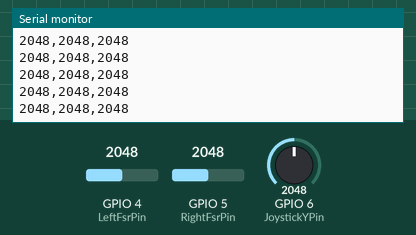
Bench run of a sketch on a simulated ESP32. Parts: the last lines printed to the serial monitor. The inputs (shaded band) are chosen by the test bench; at power-on: GPIO 4 (LeftFsrPin) = 2048, GPIO 5 (RightFsrPin) = 2048, GPIO 6 (JoystickYPin) = 2048 (analog values on the 0–4095 scale).

Above: at 1.2 s.
1.3 s: GPIO 4 (LeftFsrPin) set to 2866
At 1.4 s:
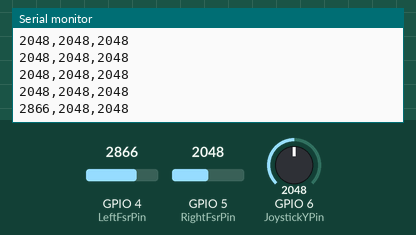
2.8 s: GPIO 5 (RightFsrPin) set to 2866
At 2.8 s:
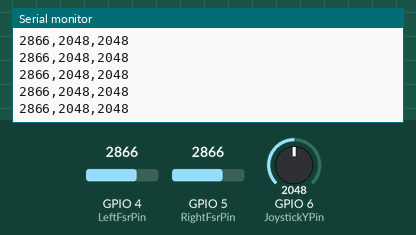
4.3 s: GPIO 6 (JoystickYPin) set to 2866
At 4.34 s:
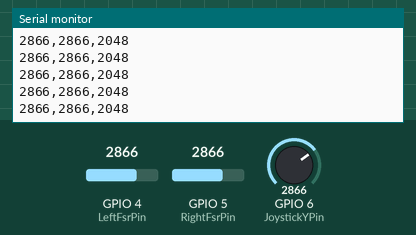
5.8 s: GPIO 4 (LeftFsrPin) set to 3603
At 5.81 s:
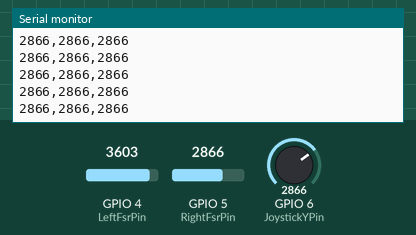
7.3 s: GPIO 5 (RightFsrPin) set to 3603
At 7.35 s:
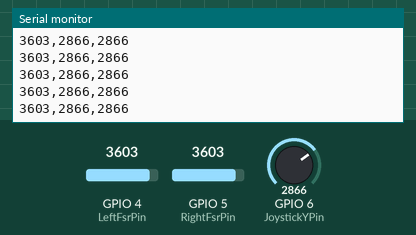
8.8 s: GPIO 6 (JoystickYPin) set to 3603
At 8.83 s:
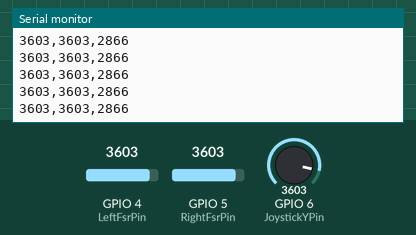
Timing chart, 0 to 11.3 s (numbered marks = the images above; inputs shaded):
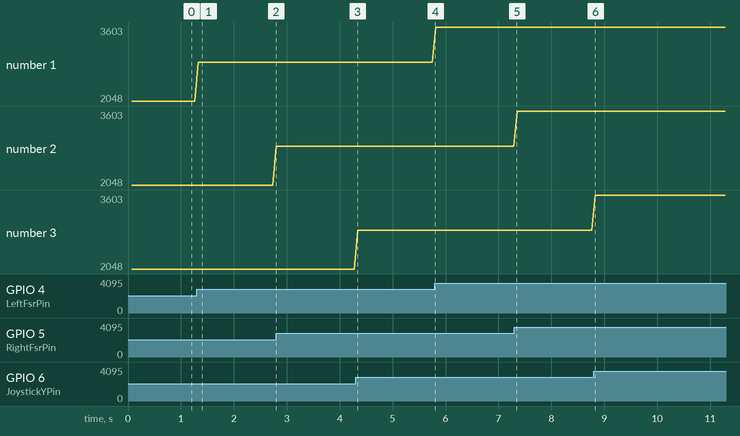

Measured:
- after the input at 1.3 s, the serial monitor: prints a new line at once (image 1)
- plotted number 1: 2048 → 2866 after the input at 1.3 s, 2866 → 3603 after the input at 5.8 s

The sketch:

SensorCheck.ino
```cpp
// Use ESP32-S3 ADC1 pins for both FSR dividers and joystick VRy.
// Verify that the joystick output voltage is safe for the ESP32 ADC before wiring.
#if !defined(CONFIG_IDF_TARGET_ESP32S3)
#error "Select an ESP32-S3 board in Arduino IDE."
#endif
constexpr int LeftFsrPin = 4;
constexpr int RightFsrPin = 5;
constexpr int JoystickYPin = 6;
constexpr unsigned long SampleIntervalMs = 70;

void setup()
{
    Serial.begin(115200);
    analogReadResolution(12);
    Serial.println("fsr_left_raw,fsr_right_raw,joystick_y_raw");
}

void loop()
{
    static unsigned long lastSampleMs = 0;
    const unsigned long now = millis();
    if (now - lastSampleMs < SampleIntervalMs)
        return;

    lastSampleMs = now;
    Serial.print(analogRead(LeftFsrPin));
    Serial.print(',');
    Serial.print(analogRead(RightFsrPin));
    Serial.print(',');
    Serial.println(analogRead(JoystickYPin));
}
```
